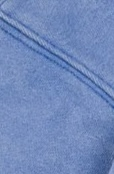
#> input picture assets/seams/double-topstitch.jpg, 114 x 174 px; its folder holds only this picture in this run
$ python -i cutout.py   (imports and definitions only)
#> lines starting #> are read from the running program, lines starting #| are printed output that depends on the picture; after the words box and inside, x2 and y2 are one past the last pixel; in counts of white or black regions, pixels touching at a corner belong together
"""
Separate the garment from a base plate's background.

The signal is texture, not brightness. That is not the obvious choice, so it is
worth recording why every brightness-based approach was rejected:

  * The front plate is a white garment on a pure white background. There is
    almost no colour difference to threshold on.
  * The back plate is the opposite problem. Its garment is *brighter* than its
    background (250 against 229), so "darker than the background" is not merely
    imprecise there, it is inverted.
  * That background is not even constant. It ramps from 229 on the left to 243
    on the right, so a global threshold, or a per-row one, misreads a whole
    side of the frame as garment.
  * A soft drop shadow sits against the garment and is genuinely darker than
    the background, so no brightness rule separates it from the garment it
    touches.

Local contrast has none of those problems. Measured on the real plates,
background sits between 0.1 and 2.0 levels while fleece sits between 5.3
(front) and 9.9 (back), and the shadow is smooth, so it reads as background.

Texture alone is still slightly too permissive. It grew spurs off the hood and
the right cuff on the back plate, in places where the plate itself is clean
background: faint noise there averages 3.0 levels of contrast against 6.4 to
12.8 for real fabric, close enough that individual pixels cross any threshold
that keeps the sleeves.

So texture is paired with a second, independent requirement: the pixel must
also differ in brightness from the local background, by at least 5 levels. The
spur regions sit within 2 levels of theirs while real fabric sits 10 to 14
away. The background model has to account for the back plate's horizontal ramp
for this to mean anything.

That still leaves two small false positives on the back plate: a spur off the
hood, and the drop shadow beneath the right cuff, both of which have enough
brightness difference and enough texture to pass. A signed test was tried,
keeping only the garment's side of the background, and made things clearly
worse: the back plate's background is itself 14 levels brighter on the right
than the left, so on that side background noise passes the signed test and
grows large blocky spurs.

What does separate them is shape. Both false positives hang off the silhouette
by a narrow neck, so a morphological opening removes them while leaving the
garment, whose narrowest real feature (a cuff) is several times wider than any
of those necks.
"""

import numpy as np
from PIL import Image, ImageFilter

# Local contrast, in 8-bit levels, above which a pixel counts as fabric.
# Centred in the stable band measured across both plates.
_CONTRAST_THRESHOLD = 4.0
# How far a pixel's brightness must sit from the local background, in either
# direction. The back plate's garment is brighter than its background and the
# front plate's is darker, so this can never be a signed test.
_BRIGHTNESS_THRESHOLD = 5.0
# Columns sampled at each edge to estimate the background.
_EDGE = 24
# Opening radius, in pixels on a 2048px plate. Larger than the necks joining
# the false positives to the silhouette, far smaller than a cuff.
_OPEN_RADIUS = 22.0
# Radius for the local min/max used to measure contrast.
_CONTRAST_RADIUS = 2
# Blur-and-rethreshold radius that smooths the boundary. Fleece texture fades
# out near a flatly lit edge, so the raw threshold leaves the silhouette
# ragged, most visibly along the back plate's right sleeve.
_EDGE_SMOOTHING = 4.0
# Softens the final edge so composites do not alias.
_EDGE_FEATHER = 1.5


def _background_field(grey):
    """
    Estimate background brightness at every pixel.

    Both plates are lit flat, so their backgrounds vary smoothly and almost
    linearly across the frame. Sampling a strip at each side and interpolating
    between them captures that, including the back plate's 229-to-243
    horizontal ramp, which a global or per-row constant cannot.

    A high percentile within each strip, rather than the mean, keeps the
    estimate on background even if the garment clips an edge.
    """
    left = np.percentile(grey[:, :_EDGE], 85, axis=1)
    right = np.percentile(grey[:, -_EDGE:], 85, axis=1)

    # Smooth vertically so plate noise does not print itself into the estimate.
    window = max(3, grey.shape[0] // 32)
    kernel = np.ones(window) / window
    left = np.convolve(np.pad(left, window, mode="edge"), kernel, mode="same")[window:-window]
    right = np.convolve(np.pad(right, window, mode="edge"), kernel, mode="same")[window:-window]

    ramp = np.linspace(0.0, 1.0, grey.shape[1]).reshape(1, -1)
    return left[:, None] * (1.0 - ramp) + right[:, None] * ramp


def _local_contrast(image):
    size = 2 * _CONTRAST_RADIUS + 1
    hi = np.asarray(image.filter(ImageFilter.MaxFilter(size)), dtype=np.float32)
    lo = np.asarray(image.filter(ImageFilter.MinFilter(size)), dtype=np.float32)
    return hi - lo


def _downscale(mask, factor):
    h = (mask.shape[0] // factor) * factor
    w = (mask.shape[1] // factor) * factor
    blocks = mask[:h, :w].reshape(h // factor, factor, w // factor, factor)
    return blocks.any(axis=(1, 3))


def _upscale(mask, factor, shape):
    grown = np.repeat(np.repeat(mask, factor, axis=0), factor, axis=1)
    out = np.zeros(shape, dtype=bool)
    out[:grown.shape[0], :grown.shape[1]] = grown
    # Restore the rows/columns the downscale truncated.
    if grown.shape[0] < shape[0]:
        out[grown.shape[0]:, :] = out[grown.shape[0] - 1, :]
    if grown.shape[1] < shape[1]:
        out[:, grown.shape[1]:] = out[:, grown.shape[1] - 1][:, None]
    return out


def _connectivity_scale(mask):
    """
    The flood fill below iterates until it converges, one dilation per pass.
    On a full 2048px plate the garment spans ~1800 rows, so that is ~1800
    passes over a 4-megapixel array: tens of seconds per plate. Running the
    connectivity at reduced scale cuts it to a couple of hundred passes over a
    tiny array, and costs nothing in quality because the result is intersected
    back with the full-resolution mask, so it only decides which blob survives,
    never where its edge sits.
    """
    return max(1, min(mask.shape) // 256)


def _largest_component(mask):
    """
    Keep only the biggest connected blob, dropping stray texture in the
    background and any speckle the thresholds let through.

    Implemented as iterative dilation of a seed rather than a full labelling
    pass, to avoid taking a scipy dependency for one call.
    """
    if not mask.any():
        return mask

    scale = _connectivity_scale(mask)
    if scale > 1:
        small = _largest_component(_downscale(mask, scale))
        return mask & _upscale(small, scale, mask.shape)

    # Seed from the densest row's midpoint, which is inside the garment body.
    seed_row = int(mask.sum(axis=1).argmax())
    cols = np.flatnonzero(mask[seed_row])
    seed = np.zeros_like(mask)
    seed[seed_row, int(cols.mean())] = True

    grown = seed
    while True:
        expanded = grown.copy()
        expanded[1:, :] |= grown[:-1, :]
        expanded[:-1, :] |= grown[1:, :]
        expanded[:, 1:] |= grown[:, :-1]
        expanded[:, :-1] |= grown[:, 1:]
        expanded &= mask
        if expanded.sum() == grown.sum():
            return expanded
        grown = expanded


def _fill_holes(mask):
    """
    Fill gaps the thresholds left inside the garment, such as a blown-out
    highlight on a fold reading as background.

    A pixel counts as interior when it has garment somewhere to its left AND
    right AND above AND below. That is a scanline test, so it costs four
    cumulative passes rather than the ~2000 dilation rounds a true flood fill
    would need on a 2048px plate.

    The known trade-off: a deep concave notch enclosed on all four sides, such
    as the gap between a sleeve and the torso, also fills. On these plates the
    sleeves hang against the body so that gap is negligible. If a future
    garment holds its arms clear of the body, this needs revisiting.
    """
    left = np.maximum.accumulate(mask, axis=1)
    right = np.maximum.accumulate(mask[:, ::-1], axis=1)[:, ::-1]
    top = np.maximum.accumulate(mask, axis=0)
    bottom = np.maximum.accumulate(mask[::-1, :], axis=0)[::-1, :]
    return mask | (left & right & top & bottom)


def _open(mask):
    """
    Morphological opening: erode, then dilate by the same amount.

    Anything attached to the silhouette by a neck narrower than twice the
    radius is severed by the erode and never comes back, while the garment
    itself survives because its narrowest real feature, a cuff, is far wider
    than that. Implemented as a blur-and-threshold pair, which is equivalent
    for a round structuring element and vastly cheaper than iterating.
    """
    def shift(binary, amount):
        blurred = Image.fromarray((binary * 255).astype(np.uint8)).filter(
            ImageFilter.GaussianBlur(_OPEN_RADIUS)
        )
        return np.asarray(blurred, dtype=np.float32) > amount

    # A high cut erodes (only deep interior survives the blur), a low cut
    # dilates it back out to roughly the original boundary.
    return shift(shift(mask, 190.0), 65.0)


def extract_alpha(image):
    """
    Return the garment's alpha as float32 in [0, 1], shape (H, W).

    1.0 is fully garment, 0.0 fully background, with a feathered edge between.
    """
    grey_image = image.convert("L")
    grey = np.asarray(grey_image, dtype=np.float32)

    textured = _local_contrast(grey_image) > _CONTRAST_THRESHOLD
    distinct = np.abs(grey - _background_field(grey)) > _BRIGHTNESS_THRESHOLD

    mask = _fill_holes(_largest_component(textured & distinct))
    mask = _open(mask)

    # Blur and re-threshold to smooth the boundary, then blur again to feather
    # it. Doing both in one pass would trade a clean edge for a soft one.
    smoothed = Image.fromarray((mask * 255).astype(np.uint8)).filter(
        ImageFilter.GaussianBlur(_EDGE_SMOOTHING)
    )
    mask = np.asarray(smoothed, dtype=np.float32) > 127.5

    soft = Image.fromarray((mask * 255).astype(np.uint8)).filter(
        ImageFilter.GaussianBlur(_EDGE_FEATHER)
    )
    return (np.asarray(soft, dtype=np.float32) / 255.0).astype(np.float32)

>>> from PIL import Image
>>> picture = Image.open('../../assets/seams/double-topstitch.jpg')
#> picture is the input picture: PIL image 114x174 RGB; mean R, G, B 112.7, 137.2, 186.6
>>> result = extract_alpha(picture)
#> in _local_contrast, `hi = np.asarray(image.filter(ImageFilter.MaxFilter(size)), dtype=np.fl..`:
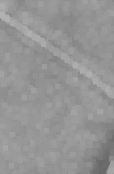
#> hi: shape (174, 114) float32; min 99, max 178, mean 148.9
#> in _local_contrast, `lo = np.asarray(image.filter(ImageFilter.MinFilter(size)), dtype=np.fl..`:
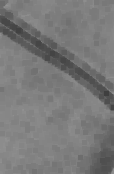
#> lo: shape (174, 114) float32; min 63, max 146, mean 120.7
#> in _local_contrast, `return hi - lo`:
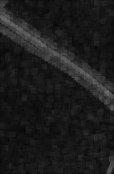
#> returned value: shape (174, 114) float32; min 7, max 109, mean 28.2
#> in extract_alpha, `textured = _local_contrast(grey_image) > _CONTRAST_THRESHOLD`: textured: shape (174, 114) bool; every value is 1
#> in _background_field, `left = np.percentile(grey[:, :_EDGE], 85, axis=1)`: left = 174 values, max 158.7 at index 17, min 133 at index 29, mean 147.1
#> in _background_field, `right = np.percentile(grey[:, -_EDGE:], 85, axis=1)`: right = 174 values, max 157.7 at index 94, min 111.1 at index 155, mean 140.6
#> in _background_field, `left = np.convolve(np.pad(left, window, mode="edge"), kernel, mode="sa..`: left = 174 values, max 154.6 at index 19, min 138.2 at index 31, mean 147.1
#> in _background_field, `right = np.convolve(np.pad(right, window, mode="edge"), kernel, mode="..`: right = 174 values, max 152.1 at index 92, min 114.9 at index 157, mean 140.6
#> in extract_alpha, `distinct = np.abs(grey - _background_field(grey)) > _BRIGHTNESS_THRESH..`:
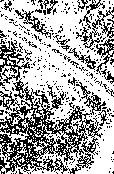
#> distinct: shape (174, 114) bool; 65.7% white; black in thin lines or dots
#> in _largest_component, `scale = _connectivity_scale(mask)`: scale = 1
#> in _largest_component, `seed_row = int(mask.sum(axis=1).argmax())`: seed_row = 80
#> in _largest_component, `cols = np.flatnonzero(mask[seed_row])`: cols = 97 values from 1 to 112
#> after the loop in _largest_component, `while True:`:
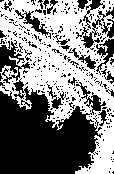
#> expanded: shape (174, 114) bool; 49.6% white; 1 white region, box (x1, y1, x2, y2) and area: (0, 0, 114, 174) 9837
#> in _fill_holes, `left = np.maximum.accumulate(mask, axis=1)`: left: shape (174, 114) bool; 71.8% white; 8 black regions (5 under 20 px), largest, box (x1, y1, x2, y2) and area: (0, 91, 98, 174) 5295, (0, 47, 16, 72) 249, (0, 30, 6, 38) 27
#> in _fill_holes, `right = np.maximum.accumulate(mask[:, ::-1], axis=1)[:, ::-1]`: right: shape (174, 114) bool; 98.6% white; 13 black regions (9 under 20 px), largest, box (x1, y1, x2, y2) and area: (97, 39, 114, 54) 125, (107, 21, 114, 36) 58, (106, 7, 114, 18) 31, (107, 77, 114, 82) 21
#> in _fill_holes, `top = np.maximum.accumulate(mask, axis=0)`: top: shape (174, 114) bool; 99% white; 11 black regions (9 under 20 px), largest, box (x1, y1, x2, y2) and area: (92, 0, 101, 10) 67, (78, 0, 87, 9) 61
#> in _fill_holes, `bottom = np.maximum.accumulate(mask[::-1, :], axis=0)[::-1, :]`: bottom: shape (174, 114) bool; 75% white; 2 black regions (1 under 20 px), largest, box (x1, y1, x2, y2) and area: (0, 89, 75, 174) 4964
#> in _fill_holes, `return mask | (left & right & top & bottom)`: returned value: shape (174, 114) bool; 67.3% white; 31 black regions (22 under 20 px), largest, box (x1, y1, x2, y2) and area: (0, 89, 98, 174) 5719, (0, 47, 16, 72) 249, (97, 39, 114, 54) 125
#> in shift, `return np.asarray(blurred, dtype=np.float32) > amount`: returned value: shape (174, 114) bool; 51.8% white; 2 black regions, box (x1, y1, x2, y2) and area: (0, 38, 114, 174) 8924, (92, 0, 114, 51) 643
#> call 2 of shift, with amount = 65
#> in shift (call 2), `blurred = Image.fromarray((binary * 255).astype(np.uint8)).filter( Ima..`:
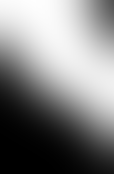
#> blurred: PIL image 114x174 L; min 0, max 254, mean 129.8
#> in shift (call 2), `return np.asarray(blurred, dtype=np.float32) > amount`: returned value: shape (174, 114) bool; 66% white; 1 black region, box (x1, y1, x2, y2) and area: (0, 73, 114, 174) 6741
#> in extract_alpha, `mask = np.asarray(smoothed, dtype=np.float32) > 127.5`: mask: shape (174, 114) bool; 66% white; 1 black region, box (x1, y1, x2, y2) and area: (0, 74, 114, 174) 6742
#> in extract_alpha, `soft = Image.fromarray((mask * 255).astype(np.uint8)).filter( ImageFil..`:
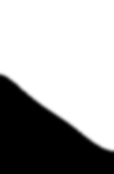
#> soft: PIL image 114x174 L; min 0, max 255, mean 168.3
